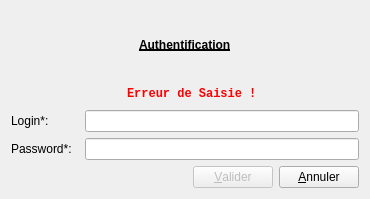
<?xml version="1.0" encoding="UTF-8"?>
<ui version="4.0">
 <class>login</class>
 <widget class="QDialog" name="login">
  <property name="geometry">
   <rect>
    <x>0</x>
    <y>0</y>
    <width>370</width>
    <height>199</height>
   </rect>
  </property>
  <property name="windowTitle">
   <string>Gestion Back Office</string>
  </property>
  <layout class="QHBoxLayout" name="horizontalLayout_5">
   <item>
    <layout class="QVBoxLayout" name="verticalLayout_2">
     <item>
      <layout class="QHBoxLayout" name="horizontalLayout_2">
       <item>
        <spacer name="horizontalSpacer">
         <property name="orientation">
          <enum>Qt::Horizontal</enum>
         </property>
         <property name="sizeHint" stdset="0">
          <size>
           <width>40</width>
           <height>20</height>
          </size>
         </property>
        </spacer>
       </item>
       <item>
        <widget class="QLabel" name="label">
         <property name="font">
          <font>
           <weight>75</weight>
           <bold>true</bold>
           <underline>true</underline>
          </font>
         </property>
         <property name="text">
          <string>Authentification</string>
         </property>
        </widget>
       </item>
       <item>
        <spacer name="horizontalSpacer_2">
         <property name="orientation">
          <enum>Qt::Horizontal</enum>
         </property>
         <property name="sizeHint" stdset="0">
          <size>
           <width>40</width>
           <height>20</height>
          </size>
         </property>
        </spacer>
       </item>
      </layout>
     </item>
     <item>
      <layout class="QVBoxLayout" name="verticalLayout">
       <item>
        <layout class="QHBoxLayout" name="horizontalLayout_4">
         <item>
          <spacer name="horizontalSpacer_4">
           <property name="orientation">
            <enum>Qt::Horizontal</enum>
           </property>
           <property name="sizeHint" stdset="0">
            <size>
             <width>40</width>
             <height>20</height>
            </size>
           </property>
          </spacer>
         </item>
         <item>
          <widget class="QLabel" name="labelErreurIcon">
           <property name="enabled">
            <bool>true</bool>
           </property>
           <property name="maximumSize">
            <size>
             <width>50</width>
             <height>50</height>
            </size>
           </property>
           <property name="styleSheet">
            <string notr="true"/>
           </property>
           <property name="inputMethodHints">
            <set>Qt::ImhNone</set>
           </property>
           <property name="text">
            <string/>
           </property>
           <property name="textFormat">
            <enum>Qt::RichText</enum>
           </property>
           <property name="pixmap">
            <pixmap resource="nWBackOffice.qrc">:/icones/mesIcones/inconWarning.png</pixmap>
           </property>
           <property name="scaledContents">
            <bool>true</bool>
           </property>
           <property name="wordWrap">
            <bool>false</bool>
           </property>
           <property name="openExternalLinks">
            <bool>false</bool>
           </property>
          </widget>
         </item>
         <item>
          <widget class="QLabel" name="labelErreurText">
           <property name="font">
            <font>
             <family>Monospace</family>
             <pointsize>9</pointsize>
             <weight>75</weight>
             <bold>true</bold>
             <underline>false</underline>
            </font>
           </property>
           <property name="styleSheet">
            <string notr="true">color: red</string>
           </property>
           <property name="text">
            <string>Erreur de Saisie !</string>
           </property>
          </widget>
         </item>
         <item>
          <spacer name="horizontalSpacer_5">
           <property name="orientation">
            <enum>Qt::Horizontal</enum>
           </property>
           <property name="sizeHint" stdset="0">
            <size>
             <width>40</width>
             <height>20</height>
            </size>
           </property>
          </spacer>
         </item>
        </layout>
       </item>
       <item>
        <layout class="QFormLayout" name="formLayout">
         <property name="fieldGrowthPolicy">
          <enum>QFormLayout::AllNonFixedFieldsGrow</enum>
         </property>
         <item row="0" column="0">
          <widget class="QLabel" name="labelLogin">
           <property name="text">
            <string>Login*: </string>
           </property>
          </widget>
         </item>
         <item row="0" column="1">
          <widget class="QLineEdit" name="lineEditLogin"/>
         </item>
         <item row="1" column="0">
          <widget class="QLabel" name="labelPassword">
           <property name="text">
            <string>Password*:  </string>
           </property>
          </widget>
         </item>
         <item row="1" column="1">
          <widget class="QLineEdit" name="lineEditPassword">
           <property name="echoMode">
            <enum>QLineEdit::Password</enum>
           </property>
          </widget>
         </item>
        </layout>
       </item>
      </layout>
     </item>
     <item>
      <layout class="QHBoxLayout" name="horizontalLayout_3">
       <item>
        <spacer name="horizontalSpacer_3">
         <property name="orientation">
          <enum>Qt::Horizontal</enum>
         </property>
         <property name="sizeHint" stdset="0">
          <size>
           <width>40</width>
           <height>20</height>
          </size>
         </property>
        </spacer>
       </item>
       <item>
        <layout class="QHBoxLayout" name="horizontalLayout">
         <item>
          <widget class="QPushButton" name="pushButtonValider">
           <property name="enabled">
            <bool>false</bool>
           </property>
           <property name="text">
            <string>&amp;Valider</string>
           </property>
           <property name="icon">
            <iconset resource="nWBackOffice.qrc">
             <normaloff>:/icones/valider</normaloff>:/icones/valider</iconset>
           </property>
          </widget>
         </item>
         <item>
          <widget class="QPushButton" name="pushButtonAnnuler">
           <property name="text">
            <string>&amp;Annuler</string>
           </property>
           <property name="icon">
            <iconset resource="nWBackOffice.qrc">
             <normaloff>:/icones/quitter</normaloff>:/icones/quitter</iconset>
           </property>
          </widget>
         </item>
        </layout>
       </item>
      </layout>
     </item>
    </layout>
   </item>
  </layout>
 </widget>
 <resources>
  <include location="nWBackOffice.qrc"/>
 </resources>
 <connections/>
</ui>
